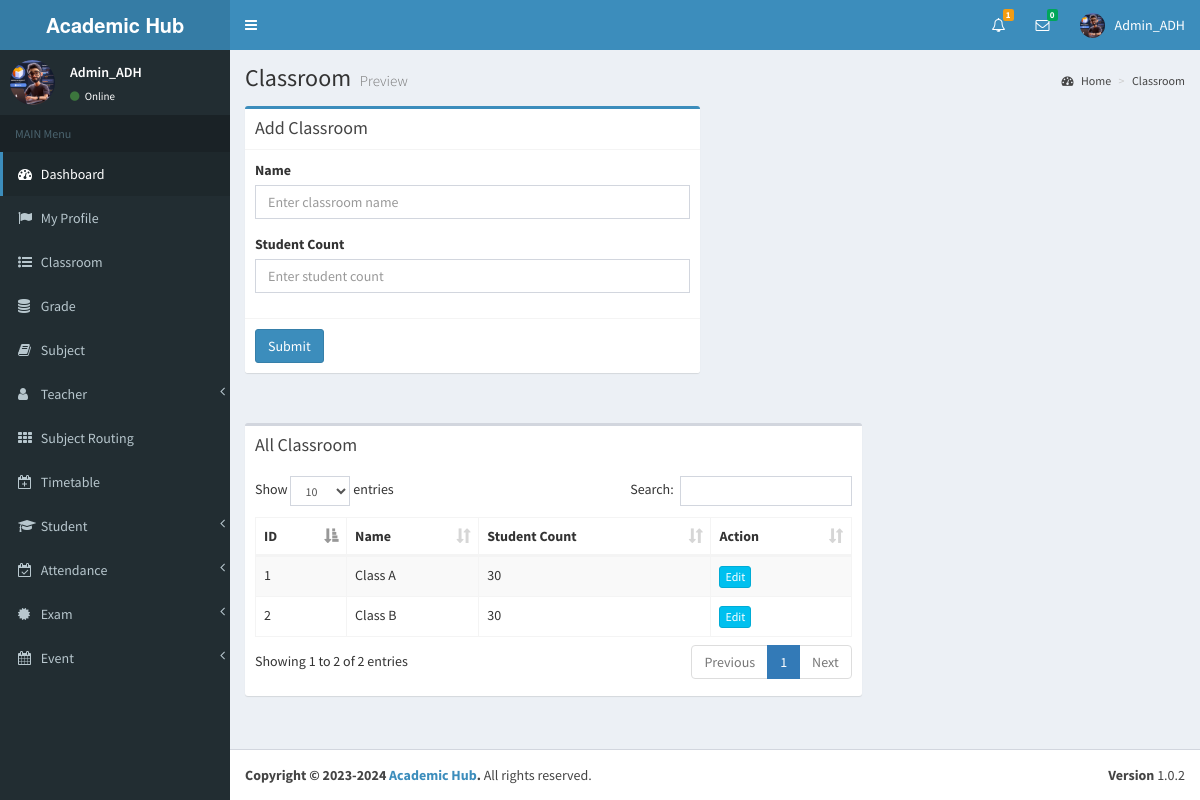
/view/class_room.php (signed in), run on the app's committed database.
### tables this page shows
CREATE TABLE `class_room` (
  `id` int(11) NOT NULL,
  `name` varchar(255) NOT NULL,
  `student_count` int(11) NOT NULL
);

### view/class_room.php (the view, shortened to what this page needs)
<?php include_once('head.php'); ?>
<?php include_once('header_admin.php'); ?>
<?php include_once('sidebar.php'); ?>
<div class="content-wrapper">
    <section class="content-header">
    	<h1>
        	Classroom
            <small>Preview</small>
        </h1>
        <ol class="breadcrumb">
            <li><a href="#"><i class="fa fa-dashboard"></i> Home</a></li>
            <li><a href="#">Classroom</a></li>
        </ol>
	</section>
    <section class="content">
    	<div class="row">
            <div class="col-md-6">
              	<div class="box box-primary">
                	<div class="box-header with-border">
                  		<h3 class="box-title">Add Classroom</h3>
                	</div>
                	<form role="form" action="../index.php" method="post">
						<div class="box-body">
                			<div class="form-group" id="divName">
                    			<label for="">Name</label>
                      			<input type="text" class="form-control" id="name" placeholder="Enter classroom name" name="name" autocomplete="off">
                    		</div>
                    		<div class="form-group" id="divStudentCount">
                      			<label for="">Student Count</label>
                      			<input type="text" class="form-control" id="student_count" placeholder="Enter student count" name="student_count"  		autocomplete="off">
                    		</div>
                		</div>
                		<div class="box-footer">
                    		<button type="submit" class="btn btn-primary" id="btnSubmit">Submit</button>
                 		</div>
                	</form>
              	</div>
            </div>
		</div>
	</section>
    <section class="content" >
    	<div class="row" id="table1">
        	<div class="col-md-8">
            	<div class="box">
                	<div class="box-header">
                  		<h3 class="box-title">All Classroom</h3>
                	</div>
                	<div class="box-body table-responsive" style="overflow-x:auto;">
                		<table id="example1" class="table table-bordered table-striped">
                    		<thead>
                        		<th>ID</th>
                            	<th>Name</th>
                            	<th>Student Count</th>
                            	<th>Action</th>
                        	</thead>
                        	<tbody>
<?php
include_once('../controller/config.php');
$sql="SELECT * FROM class_room";
$result=mysqli_query($conn,$sql);
$count = 0;
$cant_remove=0;
$cant_remove1=0;
if(mysqli_num_rows($result) > 0){
	while($row=mysqli_fetch_assoc($result)){
	$count++;
	$id=$row['id'];
?>
                        		<tr>
                            		<td><?php echo $count; ?></td>
               <td id="td1_<?php echo $row['id']; ?>"><?php echo $row['name']; ?></td>
               <td id="td2_<?php echo $row['id']; ?>"><?php echo $row['student_count']; ?></td>
                                	<td>
<?php
$sql1="SELECT * FROM timetable WHERE classroom_id='$id'";
$result1=mysqli_query($conn,$sql1);
if(mysqli_num_rows($result1) > 0){
	$cant_remove=1;
}else{
	$cant_remove=0;
}
$sql2="SELECT * FROM exam_timetable WHERE classroom_id='$id'";
$result2=mysqli_query($conn,$sql2);
if(mysqli_num_rows($result2) > 0){
	$cant_remove1=1;
}else{
	$cant_remove1=0;
}
if($cant_remove > 0 ||  $cant_remove1 > 0){
	echo '<a href="#modalUpdateform" onClick="showModal(this)" class="btn btn-info btn-xs" data-id="'.$id.'" data-toggle="modal">Edit</a>';
}else{
	echo '<a href="#modalUpdateform" onClick="showModal(this)" class="btn btn-info btn-xs" data-id="'.$id.'" data-toggle="modal">Edit</a>';
	echo ' <a href="#" class="confirm-delete btn btn-danger btn-xs"  data-id="'.$id.'">Delete</a>';
}
?>
                               		</td>
                            	</tr>
<?php } } ?>
                        	</tbody>
                    	</table>
               		</div>
              	</div>
            </div>
		</div>
	</section>
</div>
<?php include_once('footer.php');?>

### view/header_admin.php (shortened to what this page needs)
<body class="hold-transition skin-blue sidebar-mini" >
<div class="wrapper">
  <header class="main-header" >
    <a href="" class="logo">
      <span class="logo-lg"><strong> Academic Hub </strong></span>
    </a>
    <nav class="navbar navbar-static-top">
		<a href="#" class="sidebar-toggle" data-toggle="offcanvas" role="button">
       	</a>
		<div class="navbar-custom-menu">
			<ul class="nav navbar-nav">
              <li class="dropdown notifications-menu">
                <a href="#" class="dropdown-toggle" data-toggle="dropdown">
                  <i class="fa fa-bell-o"></i>
<?php
include_once('../controller/config.php');
$my_type=$_SESSION["type"];
if($my_type == 'Admin'){
	$sql1="SELECT COUNT(id) FROM main_notifications WHERE _isread='0'";
	$result1=mysqli_query($conn,$sql1);
	$row1=mysqli_fetch_assoc($result1);
	$notfi_count=$row1['COUNT(id)'];
?>
                  <span class="label label-warning"><?php echo $notfi_count; ?></span>
                </a>
              </li>
<?php }  ?>
<?php
include_once('../controller/config.php');
$my_index=$_SESSION["index_number"];
$sql="SELECT count(id)
      FROM my_friends
      WHERE my_index='$my_index' AND _status='Pending' AND _isread='0'";
$result=mysqli_query($conn,$sql);
$row=mysqli_fetch_assoc($result);
?>
<?php
include_once('../controller/config.php');
$my_index=$_SESSION["index_number"];
$unread_msg_count=0;
$sql="SELECT * FROM my_friends WHERE my_index='$my_index'";
$result=mysqli_query($conn,$sql);
while($row=mysqli_fetch_assoc($result)){
	$friend_index=$row['friend_index'];
	$sql1="SELECT count(id)
		  FROM online_chat
		  WHERE user_index='$friend_index' AND _isread='0'";
	$result1=mysqli_query($conn,$sql1);
	$row1=mysqli_fetch_assoc($result1);
	$unread_msg_count+=$row1['count(id)'];
}
?>
              <li class="dropdown messages-menu" id="unread_msg">
                <a href="#" class="dropdown-toggle" data-toggle="dropdown" >
                  <i class="fa fa-envelope-o"></i>
                  <span class="label label-success"><?php echo $unread_msg_count; ?></span>
                </a>
<?php
include_once('../controller/config.php');
$index=$_SESSION["index_number"];
$type=$_SESSION["type"];
$time='';
$file_path='';
	$sql="SELECT
           DISTINCT conversation_id,friend_index
           FROM
              my_friends
           WHERE
              	my_index='$index'
           ORDER BY
              conversation_id";
	$result=mysqli_query($conn,$sql);
	while($row=mysqli_fetch_assoc($result)){
		$conversation_id=$row['conversation_id'];
		$friend_index=$row['friend_index'];
		$sql3="SELECT * FROM my_friends WHERE conversation_id='$conversation_id' and friend_index='$friend_index'";
		$result3=mysqli_query($conn,$sql3);
		$row3=mysqli_fetch_assoc($result3);
		$friend_type=$row3['friend_type'];
		if($friend_type == "Admin"){
			$sql1="SELECT * FROM admin WHERE index_number='$friend_index'";
			$result1=mysqli_query($conn,$sql1);
			$row1=mysqli_fetch_assoc($result1);
			$friend_name=$row1['i_name'];
			$friend_image=$row1['image_name'];
		}
		if($friend_type == "Teacher"){
			$sql1="SELECT * FROM teacher WHERE index_number='$friend_index'";
			$result1=mysqli_query($conn,$sql1);
			$row1=mysqli_fetch_assoc($result1);
			$friend_name=$row1['i_name'];
			$friend_image=$row1['image_name'];
		}
		if($friend_type == "Student"){
			$sql1="SELECT * FROM student WHERE index_number='$friend_index'";
			$result1=mysqli_query($conn,$sql1);
			$row1=mysqli_fetch_assoc($result1);
			$friend_name=$row1['i_name'];
			$friend_image=$row1['image_name'];
		}
		$sql2="SELECT * FROM online_chat WHERE conversation_id='$conversation_id' ORDER BY id DESC LIMIT 1";
		$result2=mysqli_query($conn,$sql2);
		while($row2=mysqli_fetch_assoc($result2)){
			$last_msg=$row2['msg'];
			$msg_time=$row2['time'];
			$datetime1 = new DateTime($msg_time);
			$datetime2 = new DateTime();
			$interval = $datetime1->diff($datetime2);
			$year = $interval->format('%y y ');
			$month = $interval->format('%m m ');
			$days = $interval->format('%a d');
			$hours = $interval->format('%h h');
			$minutes = $interval->format('%i mins');
			$seconds = $interval->format('%s sec');
			if($year>0){
				$time=$year;
			}else if($month>0){
				$time=$month;
			}else if($days>0){
				$time=$days;
			}else if($hours>0){
				$time=$hours;
			}else if($minutes>0){
				$time=$minutes;
			}else{
				$time=$seconds;
			}
			if($type=="Admin"){
				$file_path="my_friends.php?do=showChatBox&my_index=$index&conversation_id=$conversation_id&friend_index=$friend_index&my_type=$type";
			}
			if($type=="Teacher"){
				$file_path="my_friends2.php?do=showChatBox&my_index=$index&conversation_id=$conversation_id&friend_index=$friend_index&my_type=$type";
			}
			if($type=="Student"){
				$file_path="my_friends1.php?do=showChatBox&my_index=$index&conversation_id=$conversation_id&friend_index=$friend_index&my_type=$type";
			}
?>
                      <li>
                        <a href="<?php echo $file_path; ?>" onClick="msgRead('<?php echo $index; ?>','<?php echo $conversation_id; ?>','<?php echo $friend_index; ?>','<?php echo $type; ?>')">
                          <div class="pull-left">
                            <img src="../<?php echo $friend_image; ?>" class="img-circle" alt="User Image">
                          </div>
                          <h4>
                            <?php echo $friend_name; ?>
                            <small><i class="fa fa-clock-o"></i> <?php echo $time; ?></small>
                          </h4>
                          <p><?php echo $last_msg; ?></p>
                        </a>
                      </li>
 <?php } } ?>
              </li>
<?php
include_once('../controller/config.php');
if($type=="Admin"){
	$sql="SELECT * FROM admin where index_number='$index'";
	$result=mysqli_query($conn,$sql);
	$row=mysqli_fetch_assoc($result);
}
?>
            	<li class="dropdown user user-menu">
                    <a href="#" class="dropdown-toggle" data-toggle="dropdown">
                      <img src="../<?php echo $row['image_name']; ?>" class="user-image" alt="User Image">
                      <span class="hidden-xs"><?php echo $row['i_name']; ?></span>
                    </a>
              </li>
            </ul>
        </div>
	</nav>
  </header>

### view/sidebar.php (shortened to what this page needs)
  <aside class="main-sidebar">
    <section class="sidebar">
      <?php
include_once('../controller/config.php');
$index = $_SESSION["index_number"];
$sql = "SELECT * FROM admin WHERE index_number='$index'";
$result = mysqli_query($conn, $sql);
$row = mysqli_fetch_assoc($result);
if ($row) {
    $name = $row['i_name'];
    $image = $row['image_name'];
} else {
    $name = "No data found";
    $image = "default_image.jpg";
}
?>
      <div class="user-panel">
      	<div class="pull-left image">
        	<img src="../<?php echo $image; ?>" class="img-circle" alt="User Image">
        </div>
        <div class="pull-left info">
        	<p><?php echo $name; ?></p>
            <a href="#"><i class="fa fa-circle text-success"></i> Online</a>
        </div>
      </div>
      <ul class="sidebar-menu">
        <li class="header">MAIN Menu</li>
        <li class="active treeview">
          <a href="dashboard.php">
            <i class="fa fa-dashboard"></i> <span>Dashboard</span>
          </a>
        </li>
         <li>
          <a href="admin_profile.php">
            <i class="fa fa-flag"></i> <span>My Profile</span>
          </a>
        </li>
        <li>
          <a href="class_room.php">
            <i class="fa fa-list-ul"></i> <span>Classroom</span>
          </a>
        </li>
        <li>
          <a href="grade.php">
            <i class="fa fa-database"></i> <span>Grade</span>
          </a>
        </li>
        <li>
          <a href="subject.php">
            <i class="fa fa-book"></i> <span>Subject</span>
          </a>
        </li>
        <li class="treeview">
          <a href="#">
            <i class="fa fa-user" aria-hidden="true"></i>
            <span>Teacher</span>
            <span class="pull-right-container">
              <i class="fa fa-angle-left pull-right"></i>
            </span>
          </a>
        </li>
        <li>
          <a href="subject_routing.php">
            <i class="fa fa-th"></i> <span>Subject Routing</span>
          </a>
        </li>
        <li>
          <a href="timetable.php">
            <i class="fa fa-calendar-plus-o"></i> <span>Timetable</span>
          </a>
        </li>
        <li class="treeview">
          <a href="#">
            <i class="fa fa-graduation-cap"></i>
            <span>Student</span>
            <span class="pull-right-container">
              <i class="fa fa-angle-left pull-right"></i>
            </span>
          </a>
        </li>
         <li class="treeview">
          <a href="#">
            <i class="fa fa-calendar-check-o"></i>
            <span>Attendance</span>
            <span class="pull-right-container">
              <i class="fa fa-angle-left pull-right"></i>
            </span>
          </a>
        </li>
        <li class="treeview">
          <a href="#">
            <i class="fa fa-certificate"></i>
            <span>Exam</span>
            <span class="pull-right-container">
              <i class="fa fa-angle-left pull-right"></i>
            </span>
          </a>
        </li>
        <li class="treeview">
          <a href="#">
            <i class="fa fa-calendar"></i>
            <span>Event</span>
            <span class="pull-right-container">
              <i class="fa fa-angle-left pull-right"></i>
            </span>
          </a>
        </li>
      </ul>
    </section>
  </aside>

### view/class_room.php (style rules this page uses)
body { overflow-y:scroll; }

### data on the page
class_room: name "Class A", student_count "30"
class_room: name "Class B", student_count "30"

### other printed values
$notfi_count "1"
$unread_msg_count "0"
$row['i_name'] "Admin_ADH"
$name "Admin_ADH"
